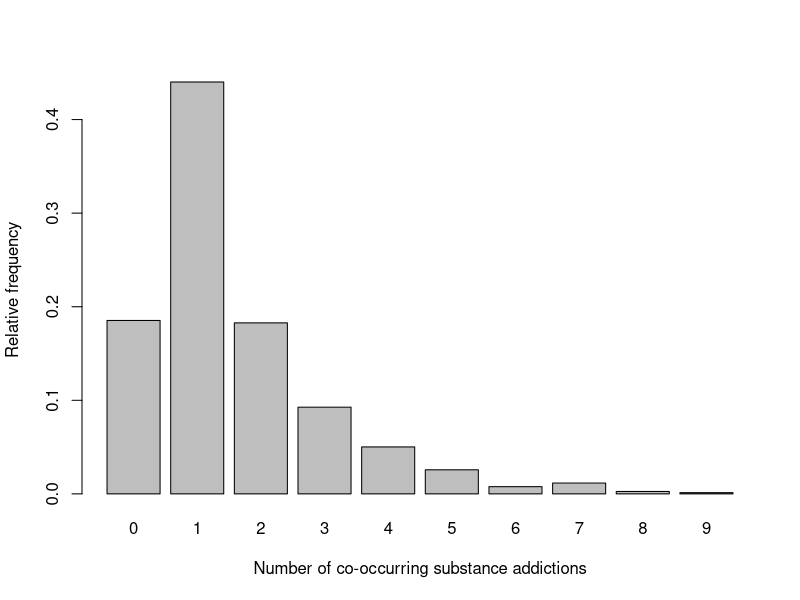
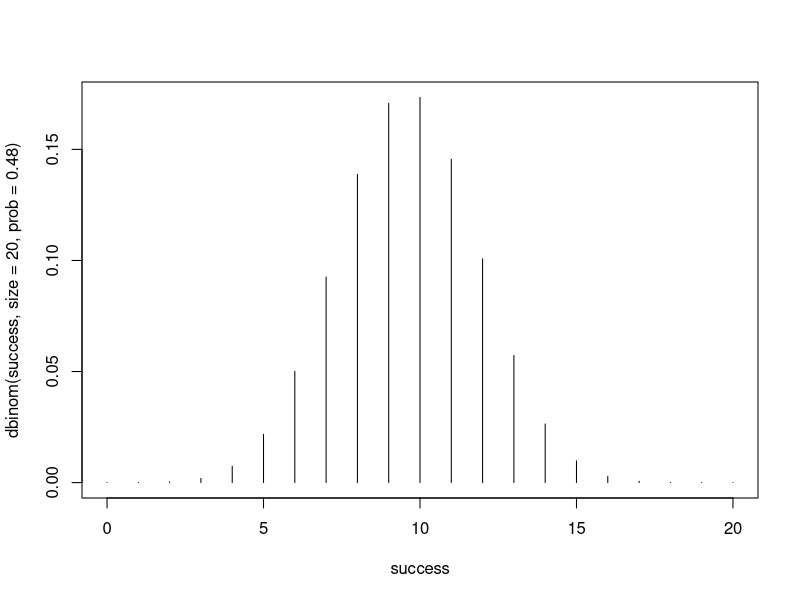
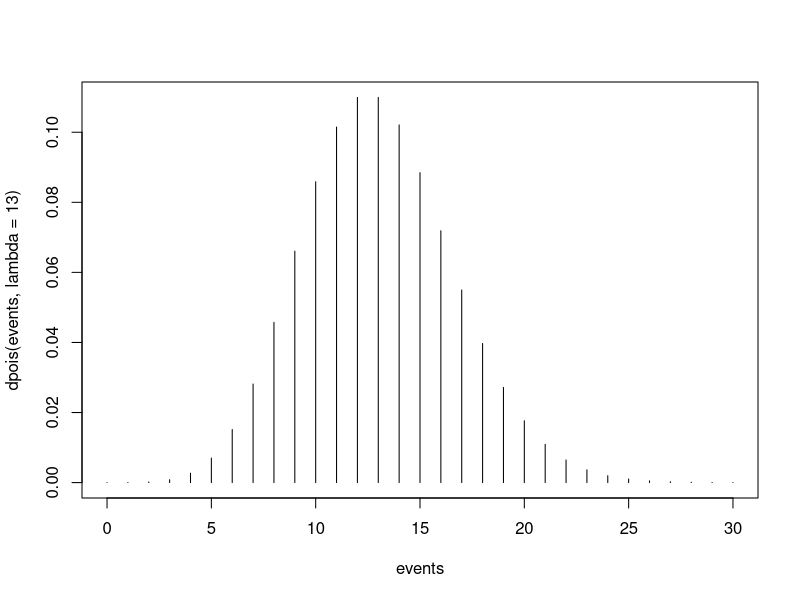
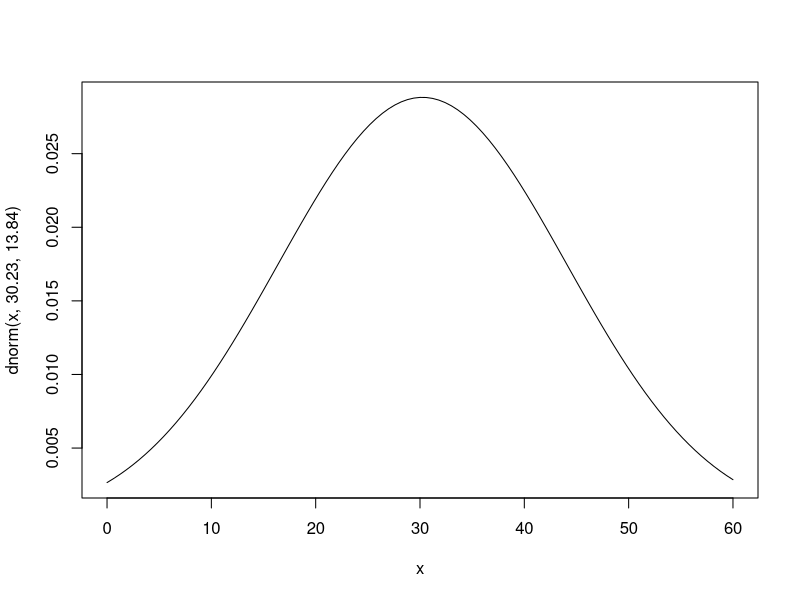

These charts were generated, in order, by the following R code:
## ---- chunk 1
knitr::opts_chunk$set(echo = TRUE)
## ---- chunk 2
# load packages
library(tidyverse)
library(stats)
## ---- chunk 3
# set working directory
setwd("/Volumes/GoogleDrive/My Drive/1_CSUS/2024-2025/Spring 2025/PUBH 207B/Website/PUBH-207B-S25")
## ---- chunk 4
# import dataset
data <- read.csv("substances.csv") %>% select(-X)
## ---- chunk 5
# construct frequency table and save it as a new dataframe
subs <- as.data.frame(table(data$substances))
## ---- chunk 6
# print frequency table
print(subs)
## ---- chunk 7
# create a new variable for the relative frequency 
    # relative frequency = the proportion of subjects with each number of substances used
subs <- subs %>% mutate(rel_freq = Freq/(sum(Freq)))
## ---- chunk 8
# print frequency table
print(subs)
## ---- chunk 9
# generate a simple bar chart for sex
barplot(subs$rel_freq, 
        xlab = "Number of co-occurring substance addictions", 
        ylab = "Relative frequency", 
        col = "gray",
        names.arg = subs$Var1)
## ---- chunk 10
# convert factor to numeric variable
subs$Var1 <- as.character(subs$Var1) # first convert to character 
subs$Var1 <- as.numeric(subs$Var1)
## ---- chunk 11
# obtain the probability of fewer than 3 co-occurring substance addictions
subs %>% filter(Var1 < 3) %>% summarise(sum(rel_freq))
## ---- chunk 12
subs %>% filter(Var1 > 6) %>% summarise(sum(rel_freq))
## ---- chunk 13
subs %>% filter(Var1 >= 2 & Var1 <= 5) %>% summarise(sum(rel_freq))
## ---- chunk 14
mean(rep(subs$Var1, subs$Freq)) # mean
var(rep(subs$Var1, subs$Freq)) # variance
sd(rep(subs$Var1, subs$Freq)) # standard deviation
## ---- chunk 15
# find probability that 8 out of 20 adults will have been diagnosed with hypertension
dbinom(8, 20, 0.48)
## ---- chunk 16
# find probability that fewer than 8 out of 20 adults will have been diagnosed with hypertension
pbinom(7, 20, 0.48)
## ---- chunk 17
# find probability that 8 or more out of 20 adults will have been diagnosed with hypertension
1 - pbinom(7, 20, 0.48)
## ---- chunk 18
# find probability that between 8 and 12 (inclusive) out of 20 adults will have been diagnosed with hypertension
pbinom(12, 20, 0.48) - pbinom(7, 20, 0.48)
## ---- chunk 19
# calculate the mean (n*p)  and variance is n*p*(1-p) of the binomial distribution
20*0.48 # mean
20*0.48*(1-0.48) # variance
## ---- chunk 20
# define the range of successes as 0 to 20 for the purposes of our plot
success <- 0:20

# plot the Binomial distribution
plot(success, dbinom(success, size=20, prob=0.48), type = 'h')
## ---- chunk 21
# find probability that exactly 10 cases of esophageal cancer will be diagnosed
dpois(10, 13)
## ---- chunk 22
# find probability that 12 or fewer cases of esophageal cancer will be diagnosed
ppois(12, 13)
## ---- chunk 23
# find probability that 8 or more cases of esophageal cancer will be diagnosed
1 - ppois(7, 13)
## ---- chunk 24
# find probability that between 9 and 15 (inclusive) cases of esophageal cancer will be diagnosed
ppois(15, 13) - ppois(8, 13)
## ---- chunk 25
events <- 0:30
plot(events, dpois(events, lambda = 13), type = 'h')
## ---- chunk 26
# find probability that a randomly selected mother gained less than 15 pounds
pnorm(15, 30.23, 13.84)
## ---- chunk 27
# find probability that a randomly selected mother gained more than 40 pounds
1 - pnorm(40, 30.23, 13.84)
## ---- chunk 28
# find probability that a randomly selected mother gained between 15 and 40 pounds
pnorm(40, 30.23, 13.84) - pnorm(15, 30.23, 13.84)
## ---- chunk 29
curve(dnorm(x, 30.23, 13.84), from=0, to=60)
